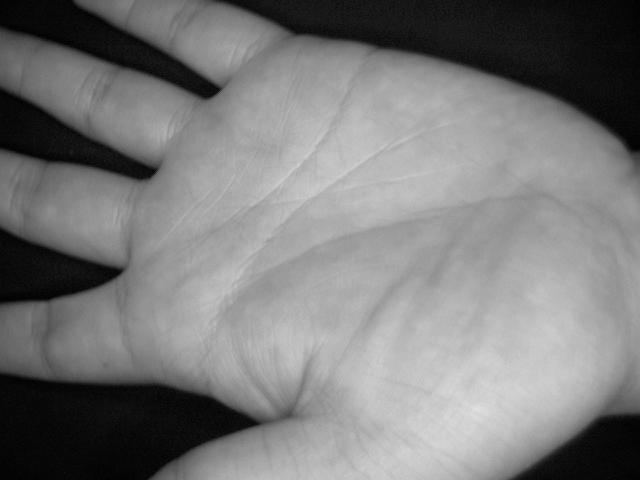
#> input picture app/db/test.jpg, 640 x 480 px, given as the content of the folder db/own/set, which was not available
$ python main.py
#> lines starting #> are read from the running program, lines starting #| are printed output that depends on the picture; after the words box and inside, x2 and y2 are one past the last pixel; in counts of white or black regions, pixels touching at a corner belong together; pictures that were not available may be replaced by others from this repository, and a replacement may not be noted
### app/meth.py
import math

import cv2
import numpy as np
from matplotlib import pyplot as plt
from numpy import array

from app.settings import OTSU_LOWER, OTSU_HIGHER, PIXEL_OFFSET, PIXEL_OFFSET_NEG, VALLEY_GAP_OFFSET, \
    V_ALPHA, V_BETA, V_GAMMA, YCrCb_SKIN_LOWER, YCrCb_SKIN_HIGHER, DEBUG_PICTURES

# Color values (BGR)

BLACK = (0, 0, 0)
DARK = (1, 1, 1)
WHITE = (255, 255, 255)
BLUE = (255, 0, 0)
GREEN = (0, 255, 0)
RED = (0, 0, 255)
PINK = (255, 0, 255)
CYAN = (255, 255, 0)
YELLOW = (0, 255, 255)

# Axis
A_HORIZONTAL = 1
A_VERTICAL = 0

# Matrix values
M_VISIBLE = 255
M_CALCULATION = 1


# ### Preprocessing ###

# OTSU (Mode 3)
def otsu(img: array):
    return cv2.threshold(img, OTSU_LOWER, OTSU_HIGHER, cv2.THRESH_BINARY + cv2.THRESH_OTSU)


# Masking (Mode 2)
# [45 lines left out: functions mask, cb_cr, not called in this run]


# ### Valley Point Detection ###
# roll
def move_matrix_left(binary_arr: array):
    return move_matrix(binary_arr, PIXEL_OFFSET_NEG, A_HORIZONTAL)


def move_matrix_right(binary_arr: array):
    return move_matrix(binary_arr, PIXEL_OFFSET, A_HORIZONTAL)


def move_matrix_up(binary_arr: array):
    return move_matrix(binary_arr, PIXEL_OFFSET_NEG, A_VERTICAL)


def move_matrix(binary_arr: array, pixel_offset: int, axis: int):
    roll = np.roll(np.copy(binary_arr), pixel_offset, axis=axis)
    roll[binary_arr > 0] = 0
    return roll


# logical conjunction of TPDTR
def logical_conjunction(left: array, right: array, up: array):
    translate_left = translate_to(left, M_CALCULATION)
    translate_right = translate_to(right, M_CALCULATION)
    translate_up = translate_to(up, M_CALCULATION)
    multiplied = translate_left * translate_right * translate_up
    return translate_to(multiplied, M_VISIBLE)


def translate_to(matrix: array, to: int):
    matrix[matrix > 0] = to
    return matrix


# this function will take in the conjunction of TPDTR,
# move it down & conjunct it with the binary hand
# it will return the hand valley points
def get_valley_points(conj: array, binary_arr: array):
    roll = np.roll(conj, VALLEY_GAP_OFFSET, axis=A_VERTICAL)
    ret = translate_to(roll, 1) * translate_to(binary_arr, M_CALCULATION)
    return translate_to(ret, M_VISIBLE)


def out_of_bonds(coordinates, height, width):
    if 0 <= coordinates[0] <= height - 1 and 0 < coordinates[1] < width - 1:
        return False
    return True


# Condition1: four-point check
# radius = Alpha
# top is black & right, bottom, left are white
def get_cond1(binary_arr: array, c: tuple, height: int, width: int):
    # 4-positions
    # top, right, bottom, left
    arr = ((c[0], c[1] - V_ALPHA),
           (c[0] + V_ALPHA, c[1]),
           (c[0], c[1] + V_ALPHA),
           (c[0] - V_ALPHA, c[1]))  # top
    for coordinates in arr:
        if out_of_bonds(coordinates, height, width):
            return False
    if binary_arr[arr[3]] == 0 \
            and binary_arr[arr[0]] == 255 and binary_arr[arr[1]] == 255 and binary_arr[arr[2]] == 255:
        return True
    return False


# Condition2: eight-point check
# radius = Alpha + Beta
# at least 1 and not more than 4 white pixels
def get_cond2(binary_arr: array, c: tuple, height: int, width: int):
    radius = (V_ALPHA + V_BETA)
    diag = int(radius * 0.7)
    # 8-positions
    # top, top right, right, bottom right, bottom, bottom left, left, top left
    arr = ((c[0], c[1] - radius),
           (c[0] + diag, c[1] - diag),
           (c[0] + radius, c[1]),
           (c[0] + diag, c[1] + diag),
           (c[0], c[1] + radius),
           (c[0] - diag, c[1] + diag),
           (c[0] - radius, c[1]),
           (c[0] - diag, c[1] - diag))
    count = 0
    for coordinates in arr:
        if out_of_bonds(coordinates, height, width):
            return False
        if binary_arr[coordinates] == 0:
            count += 1
    if 1 <= count <= 4:
        return True
    else:
        return False


# Condition3: sixteen-point check
# radius = Alpha + Beta + Gamma
# at least 1 and not more than 7 white pixels
def get_cond3(binary_arr: array, c: tuple, height: int, width: int):
    radius = (V_ALPHA + V_BETA + V_GAMMA)
    diag = int(radius * 0.7)
    off_16_a = int(radius * 0.9)
    off_16_b = int(radius * 0.4)

    # 16-positions (x-pos)
    # top, x1, top right, x2, right, x3, bottom right, x4, bottom, x5, bottom left, x6, left, x7, top left, x8
    arr = ((c[0], c[1] - radius),
           (c[0] + off_16_b, c[1] - off_16_a),
           (c[0] + diag, c[1] - diag),
           (c[0] + off_16_a, c[1] - off_16_b),
           (c[0] + radius, c[1]),
           (c[0] + off_16_a, c[1] + off_16_b),
           (c[0] + diag, c[1] + diag),
           (c[0] + off_16_b, c[1] + off_16_a),
           (c[0], c[1] + radius),
           (c[0] - off_16_b, c[1] + off_16_a),
           (c[0] - diag, c[1] + diag),
           (c[0] - off_16_a, c[1] + off_16_b),
           (c[0] - radius, c[1]),
           (c[0] - off_16_a, c[1] - off_16_b),
           (c[0] - diag, c[1] - diag),
           (c[0] - off_16_b, c[1] - off_16_a))
    count = 0
    for coordinates in arr:
        if out_of_bonds(coordinates, height, width):
            return False
        if binary_arr[coordinates] == 0:
            count += 1

    if 1 <= count <= 7:
        return True
    else:
        return False


# draw hand valleys (visualisation)
# [97 lines left out: functions draw_circle, draw_points, rotate, calculate_roi_params, draw_roi, cut_roi and 1 more, not called in this run]

### app/main.py
import glob
import math
import os
import shutil

import cv2
import imutils as imutils
import numpy as np
from datetime import datetime

from app.settings import ERODE_STEP, OUTPUT_FOLDER, ALTERNATE_HAND_DETECTION, SKIN_SAMPLE, MODE, ROTATE, \
    DEBUG_PICTURES, DATABASE
from app.meth import otsu, move_matrix_right, move_matrix_left, move_matrix_up, logical_conjunction, \
    get_valley_points, get_cond1, get_cond2, get_cond3, draw_circle, draw_points, rotate, draw_roi, \
    cut_roi, is_right_hand, mask, cb_cr

# variables
mode = MODE
success_counter = 0
failure_counter = 0
hand_no = 1
cov = None

path = os.path.join(DATABASE, "*.*")
log = str(path) + '\n-----------------------------\n'
path_list = glob.glob(path)
folder_out = datetime.now().strftime("%d-%m-%Y_%H-%M-%S")

# generating skin sample cov Matrix for Mode 2
if mode == 1:
    skin_path = os.path.join(SKIN_SAMPLE)
    skin_s = cv2.imread(skin_path)
    skin_s = cv2.cvtColor(skin_s, cv2.COLOR_BGR2YCR_CB)

    cov_Y = np.delete(skin_s, 0, 2)                             # remove Y --> CrCb
    cov_reshape = np.reshape(cov_Y, (-1, 2))                    # merge
    cov_transpose = np.transpose(cov_reshape, (1, 0))

    cov = np.cov(cov_transpose)

# main loop for every picture in the database folder
for file in path_list:

    out = OUTPUT_FOLDER + folder_out + '\\' + str(hand_no)
    if not os.path.exists(out):
        os.makedirs(out)

    # Read in pic & rotate
    image = cv2.imread(file)
#> image is the input picture: shape (480, 640, 3); min 0, max 226, mean 122.1

    if ROTATE == 90:
        image = cv2.rotate(image, cv2.cv2.ROTATE_90_CLOCKWISE)
    elif ROTATE == 180:
        image = cv2.rotate(image, cv2.cv2.ROTATE_180)
    elif ROTATE == 270:
        image = cv2.rotate(image, cv2.cv2.ROTATE_90_COUNTERCLOCKWISE)
    # else no rotation

    # --------------------------------------------------------------
    # Generating Binary Image

    # ... with custom skin sample comparison in CrCb - Colorspace
    if mode == 1:
        # 01 YCrCb - Colorspace
        ycrcb = cv2.cvtColor(image, cv2.COLOR_BGR2YCR_CB)

        # 02 Binary YCrCb
        img_skin = cb_cr(ycrcb, cov)

        # 02 Translate to real BW - Colorspace
        img_bin = cv2.cvtColor(img_skin, cv2.COLOR_YCrCb2BGR)
        img_bin = cv2.cvtColor(img_bin, cv2.COLOR_BGR2GRAY)
        _, img_bin = otsu(img_bin)

        if DEBUG_PICTURES:
            cv2.imwrite(out + '\\01_YCrCb.png', ycrcb)
            cv2.imwrite(out + '\\02_1_BW_YCrCb.png', img_skin)
            cv2.imwrite(out + '\\02_2_BW.png', img_bin)

    # ... with masking in YCrCb - Colorspace
    elif mode == 2:
        # 01 Gray - Colorspace
        ycrcb = cv2.cvtColor(image, cv2.COLOR_BGR2YCR_CB)

        # 02 Masking
        img_bin = mask(ycrcb)

        if DEBUG_PICTURES:
            cv2.imwrite(out + '\\01_YCrCb.png', ycrcb)
            cv2.imwrite(out + '\\02_img_otsu.png', img_bin)

    # ... with Otsu - Algorithm
    else:
        # 01 Gray - Colorspace
        img_gray = cv2.cvtColor(image, cv2.COLOR_BGR2GRAY)

        # 02 Otsu - Algorithm
        _, img_bin = otsu(img_gray)
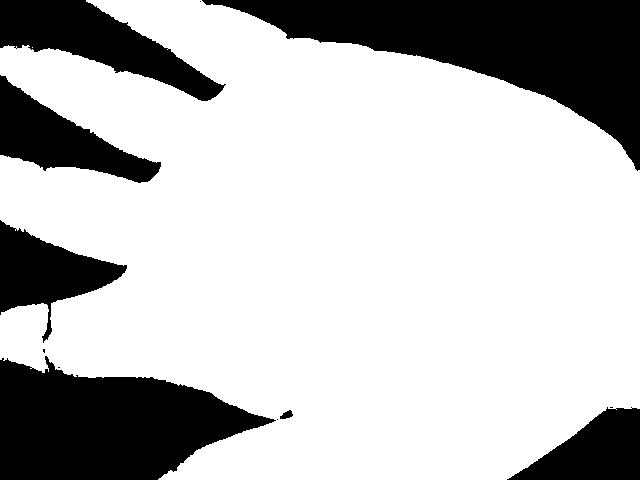
#> img_bin: shape (480, 640); 73.9% white; 12 black regions (5 under 20 px), largest, box (x1, y1, x2, y2) and area: (202, 0, 640, 171) 28631, (0, 356, 276, 480) 22476, (0, 0, 226, 101) 9494

        if DEBUG_PICTURES:
            cv2.imwrite(out + '\\01_gray.png', img_gray)
            cv2.imwrite(out + '\\02_img_otsu.png', img_bin)

    # get filename without extension
    file_name = os.path.basename(file)
    file_name = file_name[:-4]

    height, width, _ = image.shape
#> height = 480; width = 640
    center = (int(width / 2), int(height / 2))
#> center = (320, 240)

    if DEBUG_PICTURES:
        print(f'height={height},width={width}, center={center}')
#| height=480,width=640, center=(320, 240)
        cv2.imwrite(out + '\\00_' + file_name + '.jpg', image)

    # --------------------------------------------------------------
    # Valley Point Detection Based on TPDTR

    # 03 roll to right
    bin_hand_r = move_matrix_right(np.copy(img_bin))
#> in move_matrix, `roll = np.roll(np.copy(binary_arr), pixel_offset, axis=axis)`: roll: shape (480, 640); 73.9% white; 11 black regions (5 under 20 px), largest, box (x1, y1, x2, y2) and area: (222, 0, 640, 143) 25461, (0, 356, 296, 480) 23906, (0, 0, 246, 183) 19851, (20, 220, 147, 343) 6502, (527, 407, 640, 480) 4320, (300, 410, 313, 419) 72
#> in move_matrix, `roll[binary_arr > 0] = 0`: roll: shape (480, 640); 3% white; 25 white regions (11 under 20 px), largest, box (x1, y1, x2, y2) and area: (341, 42, 640, 171) 2325, (0, 220, 20, 315) 1670, (507, 407, 626, 480) 1429

    # 04 roll to left
    bin_hand_l = move_matrix_left(np.copy(img_bin))
#> in move_matrix (call 2), `roll = np.roll(np.copy(binary_arr), pixel_offset, axis=axis)`: roll: shape (480, 640); 73.9% white; 13 black regions (5 under 20 px), largest, box (x1, y1, x2, y2) and area: (182, 0, 640, 171) 31066, (0, 356, 256, 480) 20098, (0, 0, 206, 101) 8558
#> in move_matrix (call 2), `roll[binary_arr > 0] = 0`: roll: shape (480, 640); 3% white; 31 white regions (21 under 20 px), largest, box (x1, y1, x2, y2) and area: (133, 377, 276, 480) 2036, (0, 75, 161, 183) 1997, (66, 0, 226, 101) 1994

    # 05 roll to up
    bin_hand_u = move_matrix_up(np.copy(img_bin))
#> call 3 of move_matrix, with pixel_offset = -20, axis = 0
#> in move_matrix (call 3), `roll = np.roll(np.copy(binary_arr), pixel_offset, axis=axis)`: roll: shape (480, 640); 73.9% white; 12 black regions (5 under 20 px), largest, box (x1, y1, x2, y2) and area: (0, 336, 276, 480) 24493, (263, 0, 640, 151) 20509, (202, 387, 640, 480) 13872
#> in move_matrix (call 3), `roll[binary_arr > 0] = 0`:
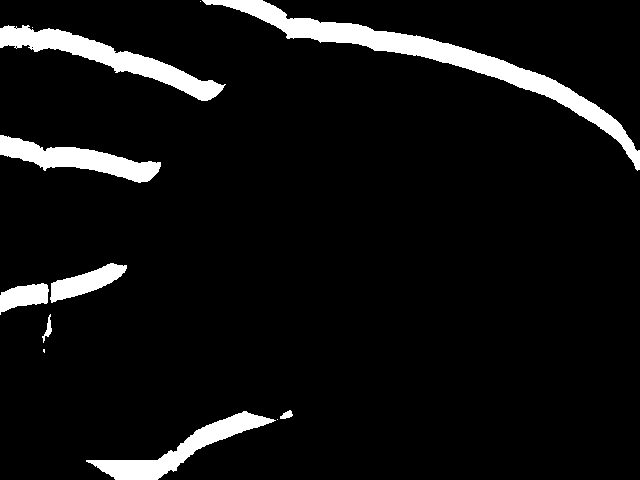
#> roll: shape (480, 640); 7% white; 12 white regions (4 under 20 px), largest, box (x1, y1, x2, y2) and area: (202, 0, 640, 171) 8122, (0, 25, 226, 101) 4372, (86, 411, 276, 480) 3202

    # 06 logical conjunction
    conj = logical_conjunction(np.copy(bin_hand_l), np.copy(bin_hand_r), np.copy(bin_hand_u))
#> in logical_conjunction, `multiplied = translate_left * translate_right * translate_up`:
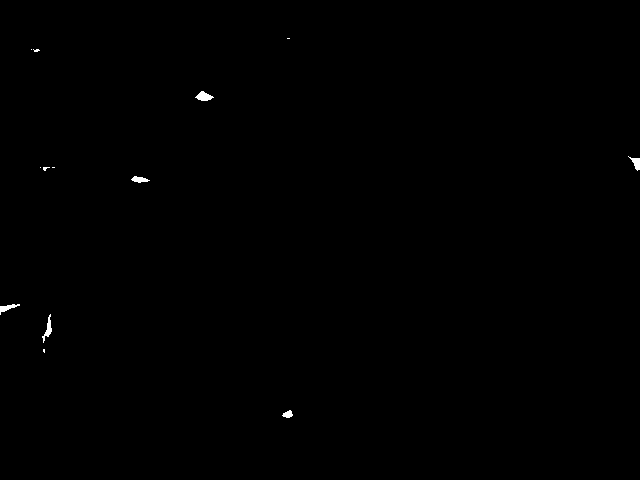
#> multiplied: shape (480, 640); values 0 (black) and 1 (white), 0.18% white; 13 white regions (7 under 20 px), largest, box (x1, y1, x2, y2) and area: (195, 91, 214, 101) 112, (42, 314, 52, 343) 101, (0, 304, 20, 315) 86, (628, 156, 640, 171) 83, (131, 176, 150, 183) 79, (282, 410, 293, 418) 57

    # 07 Translate down & get valley Points
    valleys = get_valley_points(np.copy(conj), np.copy(img_bin))
#> in get_valley_points, `roll = np.roll(conj, VALLEY_GAP_OFFSET, axis=A_VERTICAL)`:
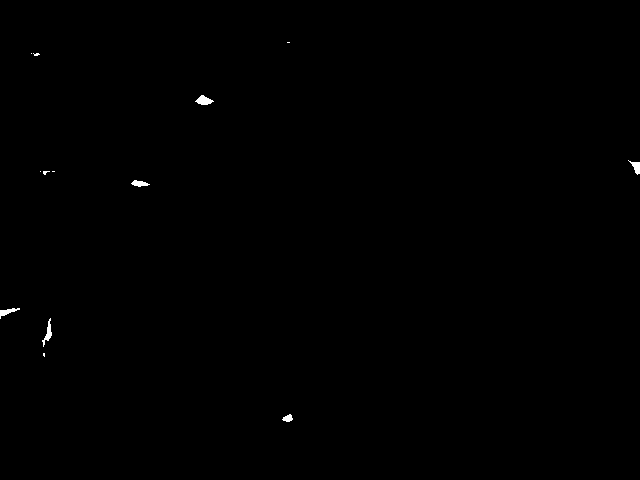
#> roll: shape (480, 640); 0.18% white; 13 white regions (7 under 20 px), largest, box (x1, y1, x2, y2) and area: (195, 95, 214, 105) 112, (42, 318, 52, 347) 101, (0, 308, 20, 319) 86, (628, 160, 640, 175) 83, (131, 180, 150, 187) 79, (282, 414, 293, 422) 57
#> in get_valley_points, `ret = translate_to(roll, 1) * translate_to(binary_arr, M_CALCULATION)`: ret: shape (480, 640); values 0 (black) and 1 (white), 0.11% white; 16 white regions (11 under 20 px), largest, box (x1, y1, x2, y2) and area: (0, 308, 20, 319) 69, (195, 99, 214, 105) 65, (131, 181, 150, 187) 64, (628, 160, 640, 175) 38, (282, 417, 293, 422) 33

    if DEBUG_PICTURES:
        cv2.imwrite(out + '\\03_bin_hand_r.png', bin_hand_r)
        cv2.imwrite(out + '\\04_bin_hand_l.png', bin_hand_l)
        cv2.imwrite(out + '\\05_bin_hand_u.png', bin_hand_u)
        cv2.imwrite(out + '\\06_Conjunction.png', conj)
        cv2.imwrite(out + '\\07_valleys.png', valleys)

    valley_blobs = np.copy(valleys)
    check = np.copy(image)
    for i in range(len(valleys)):
        for j in range(len(valleys[i])):
            coord = (i, j)
            if valleys[coord] == 255:
                check[coord] = (255, 0, 0)
                if get_cond1(img_bin, coord, height, width):
                    if get_cond2(img_bin, coord, height, width):
                        if get_cond3(img_bin, coord, height, width):
                            check[coord] = (0, 255, 0)
                        else:
                            valley_blobs[coord] = 0
                    else:
                        valley_blobs[coord] = 0
                else:
                    valley_blobs[coord] = 0
#> this loop made 480 passes
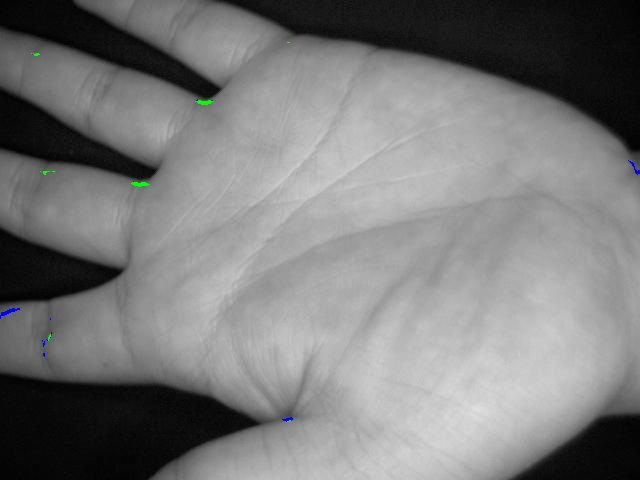
#> check: shape (480, 640, 3); 0.11% of pixels changed, all inside (x1, y1, x2, y2) = (0, 42, 640, 422)
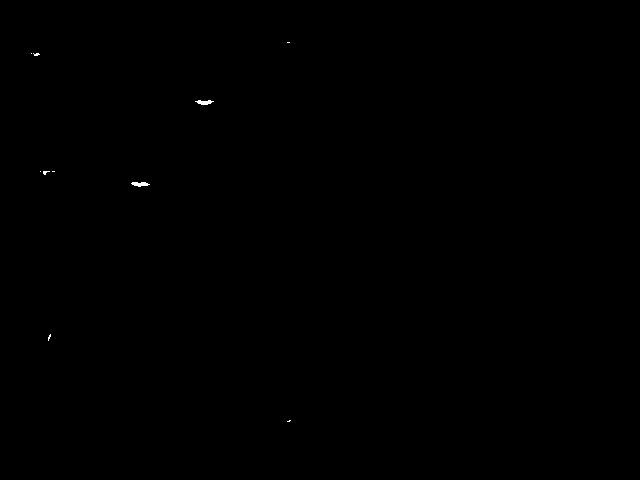
#> valley_blobs: shape (480, 640); 0.06% white; 10 white regions (8 under 20 px), largest, box (x1, y1, x2, y2) and area: (131, 182, 150, 187) 63, (195, 100, 214, 105) 60

    if DEBUG_PICTURES:
        # 08 visualizes the pixels that were removed & the one that stay
        cv2.imwrite(out + '\\08_Cut-out-Visualised.png', check)

        # 09 valley blobs
        cv2.imwrite(out + '\\09_Valley-blobs.png', valley_blobs)

    # --------------------------------------------------------------
    # find the four centroids

    moments = []
    centroids = []

    itr = 0
    search_c = True
    while search_c and itr < 7:
        itr += 1

        contours0, _ = cv2.findContours(valley_blobs.copy(), cv2.RETR_LIST, cv2.CHAIN_APPROX_NONE)

        for cnt in contours0:
            moments.append(cv2.moments(cnt))

        for m in moments:
            divisor: float
            if m['m00'] == 0:
                divisor = 0.1
            else:
                divisor = m['m00']
            centroids.append((int(round(m['m10'] / divisor)), int(round(m['m01'] / divisor))))
        if len(centroids) == 4:
            search_c = False
        else:
            if itr == 1 and ERODE_STEP:
                valley_blobs = cv2.erode(valley_blobs, None, iterations=1)
            moments = []
            centroids = []
            valley_blobs = cv2.dilate(valley_blobs, None, iterations=1)

            if DEBUG_PICTURES:
                cv2.imwrite(out + '\\10_Valley-blobs-dilated.png', valley_blobs)
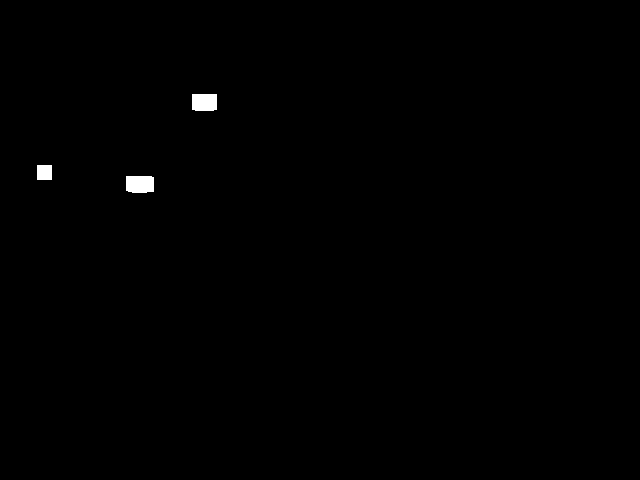
#> valley_blobs: shape (480, 640); 0.36% white; 3 white regions, box (x1, y1, x2, y2) and area: (126, 176, 154, 193) 459, (192, 94, 217, 111) 419, (37, 165, 52, 180) 225
#> after the loop, itr = 7

    print(f"centroids={centroids} - iterations:{itr}")
#| centroids=[] - iterations:7

    # --------------------------------------------------------------
    # Roi Extraction

    if len(centroids) == 4:

        valley_centroids = np.copy(image)
        valley_points = np.copy(image)
        for c in centroids:
            valley_centroids = draw_circle(c, valley_centroids)

        if DEBUG_PICTURES:
            cv2.imwrite(out + '\\11_valley_centroids.png', valley_centroids)

        # sort list by y-value
        sorted_list = sorted(centroids, key=lambda y: y[0])

        # distinguish between left and right hand
        if ALTERNATE_HAND_DETECTION:
            right_hand = is_right_hand(sorted_list)
        else:
            # method proposed by paper
            right_hand = False
            if sorted_list[3][1] > sorted_list[0][1] and sorted_list[3][1] > sorted_list[1][1] and sorted_list[3][1] > sorted_list[2][1]:
                right_hand = False
                sorted_list.reverse()
            elif sorted_list[0][1] > sorted_list[1][1] and sorted_list[0][1] > sorted_list[2][1] and sorted_list[0][1] > sorted_list[3][1]:
                right_hand = False

        if not right_hand:
            sorted_list.reverse()

        # 12 show valley points
        valley_points = draw_points(sorted_list, valley_points)

        if DEBUG_PICTURES:
            cv2.imwrite(out + '\\12_valley-points.png', valley_points)

        # x4-x2,y4-y2
        angle = math.degrees(math.atan2(sorted_list[3][1] - sorted_list[1][1], sorted_list[3][0] - sorted_list[1][0]))

        if not right_hand:
            angle += 180

        output_image = imutils.rotate(valley_points, angle=angle)       # for visualisation
        image = imutils.rotate(image, angle=angle)                      # for cutting ROI

        # cv2.circle(output_image, center, 0, (255, 0, 255), 5)           # center point
        a = angle * np.pi / 180

        rotated_coordinates = rotate(center, sorted_list, a)

        # 13 draw points (again) in rotated image
        output_image = draw_points(rotated_coordinates, output_image, (255, 250, 0), False)

        # 14 Visualised ROI
        roi_vis = draw_roi(np.copy(output_image), rotated_coordinates[1], rotated_coordinates[3], True)

        if DEBUG_PICTURES:
            cv2.imwrite(out + '\\13_Rotate-image.png', output_image)
            cv2.imwrite(out + '\\14_ROI_Visualized.png', roi_vis)

        roi = cut_roi(np.copy(image), rotated_coordinates[1], rotated_coordinates[3], right_hand)
        if roi is not None:
            cv2.imwrite(out + '\\15_ROI__' + file_name + '__.png', roi)
            print(f'successful extracted ROI from {file_name}.*')
            success_counter += 1
        else:
            failure_counter += 1
            log += f'Failure drawing ROI (out of bounce) at hand {hand_no}  {file_name}\n'
            print(f'Failure drawing ROI (out of bounce) at hand {hand_no}  {file_name}\n')
    else:
        failure_counter += 1
        log += f'Not possible to find Centroids at {hand_no}  {file_name}\n'
        print(f'Not possible to find Centroids at {hand_no}  {file_name}\n')

    print(f'\n------------- next hand {hand_no} -------------')
    hand_no += 1

print('fin')
total = success_counter + failure_counter
print(f'Total analysed pictures: {total}\nsuccess={success_counter} failures={failure_counter}\n')

# Write Log
log += f'\n\nTotal analysed pictures: {total}\nsuccess={success_counter} failures={failure_counter}\n'
fp = open(OUTPUT_FOLDER + folder_out + '\\log.txt', 'w')
fp.write(log)
fp.close()

# save settings too
shutil.copyfile('settings.py', OUTPUT_FOLDER + folder_out + '\\settings.txt')
